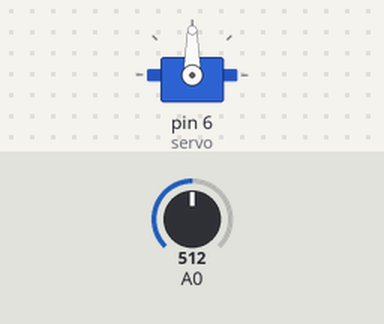
A sketch run on a simulated Arduino Uno, built with avr-gcc and run on an emulated ATmega328P. Shown: servo. The inputs (shaded band) are chosen by the test bench; at power-on: A0 = 512.

Above: at 1.2 s.
1.3 s: A0 set to 716
At 2.5 s:
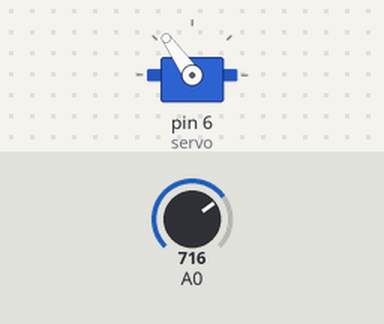
2.8 s: A0 set to 900
At 3.5 s:
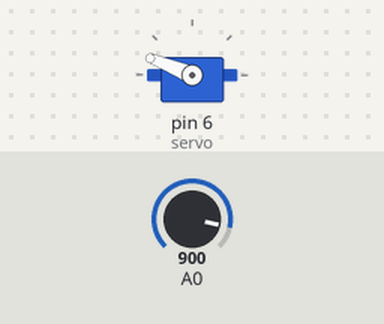
4.3 s: A0 set to 1023
At 4.8 s:
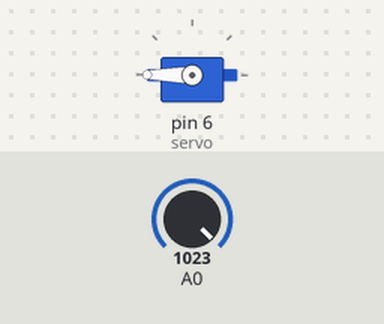
5.8 s: A0 set to 306
At 6.1 s:
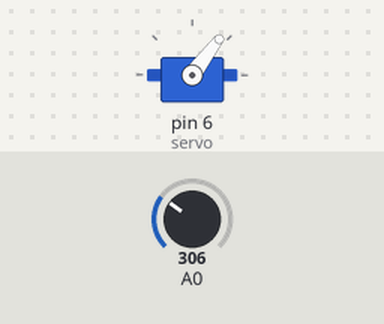
7.3 s: A0 set to 122
At 8.2 s:
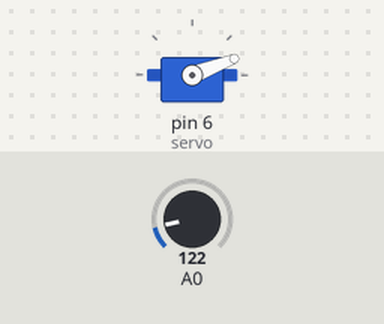
Timing chart, 0 to 9.8 s (numbered marks = the images above; inputs shaded):
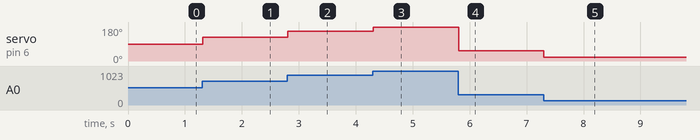

Measured:
- after the input at 1.3 s, servo on pin 6 (servo): 90° → 125° at once
- after the input at 2.8 s, servo on pin 6 (servo): 125° → 158° at once
- after the input at 4.3 s, servo on pin 6 (servo): 158° → 180° at once
- after the input at 5.8 s, servo on pin 6 (servo): 180° → 53° at once
- after the input at 7.3 s, servo on pin 6 (servo): 53° → 21° at once

The sketch:

Code_file_tinkercad_.ino
```cpp
// C++ code
//
#include<Servo.h>
Servo servo;

void setup()
{
  servo.attach(6);
}

void loop()
{
  // Read potentiometer value from Analog pin A0
  int pot = analogRead(A0);

  // Convert analog value from [0...1023] to angle [0...180]
  int angle = map(pot, 0, 1023, 0, 180);

  // Make servo move
  servo.write(angle);

  // Give a Ide time to microcontroller
  delay(10);
}
```
